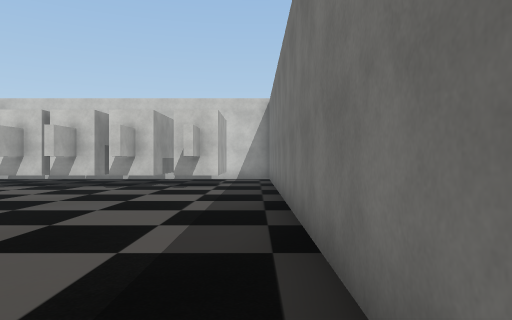
view 1 (above)

16 first-person views from a walk through a 3-D level made in the Unity game engine. The camera is 1.5 m above the floor, looks level and sees 70° across. The floor is counted in squares, 2 m on a side. Each view is taken from the middle of a square. On the plan, view 1 faces up. The plan holds only what a view shows up to about 11 squares ahead; the rest is blank. The place goes on beyond the plan. Some surface patterns are stand-ins.

view 2
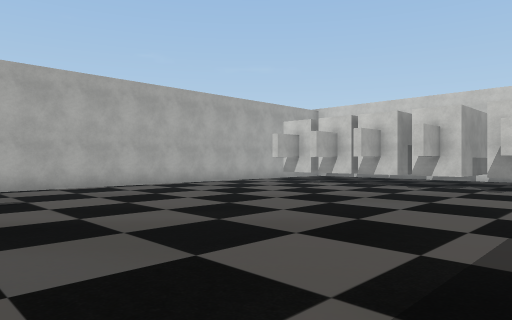

view 3
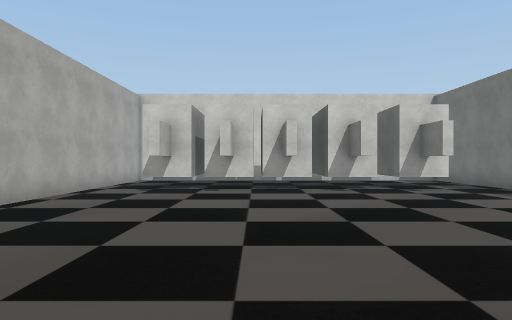

view 4
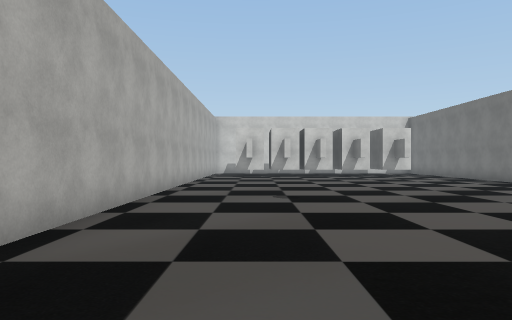

view 5
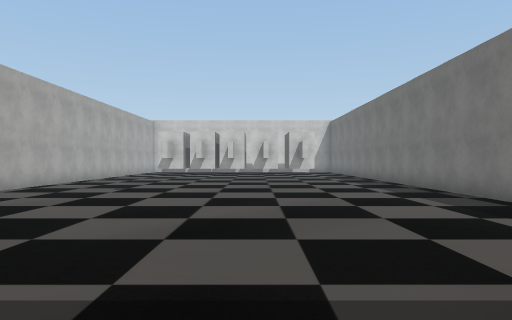

view 6
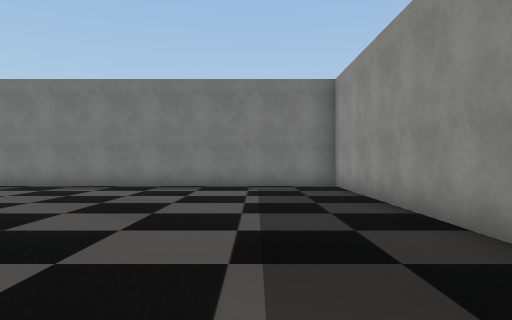

view 7
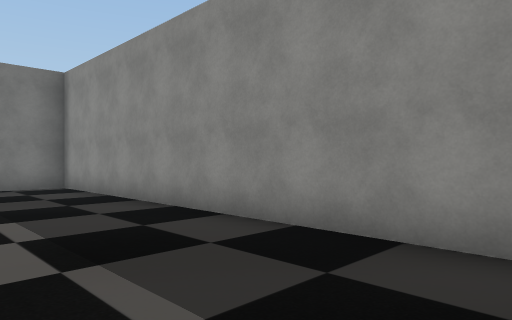

view 8
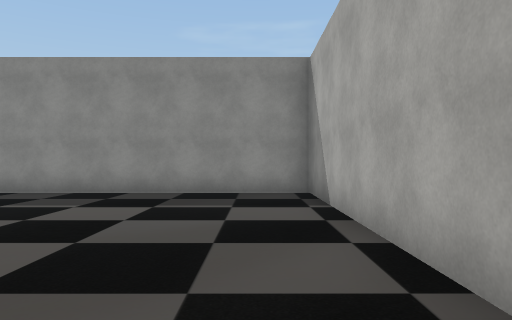

view 9
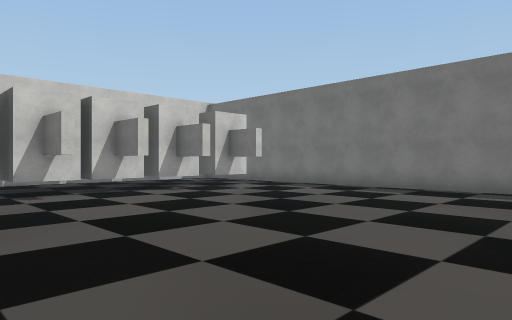

view 10
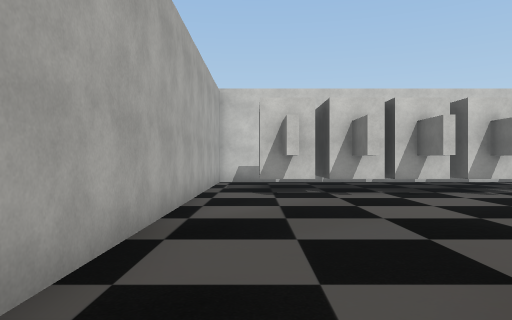

view 11
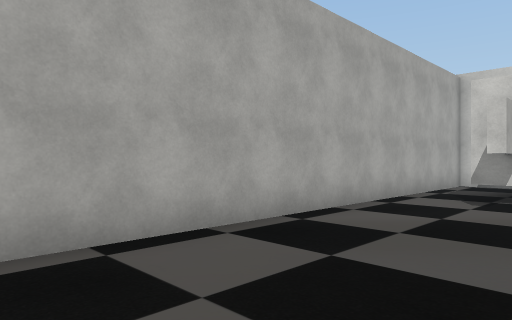

view 12
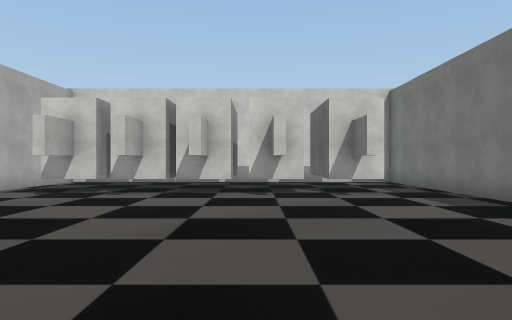

view 13
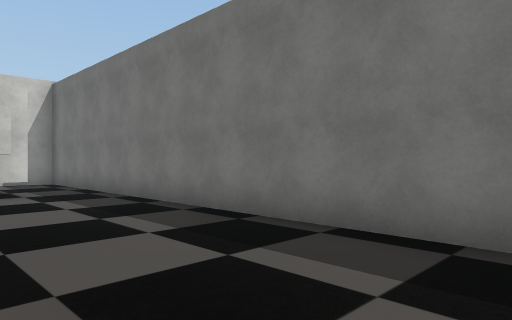

view 14
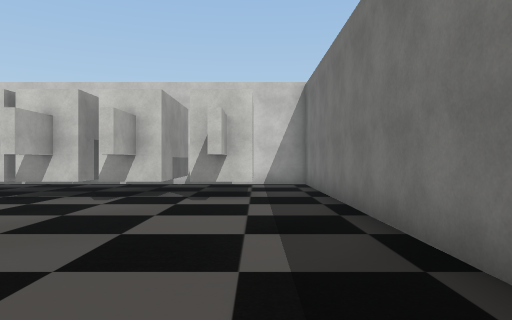

view 15
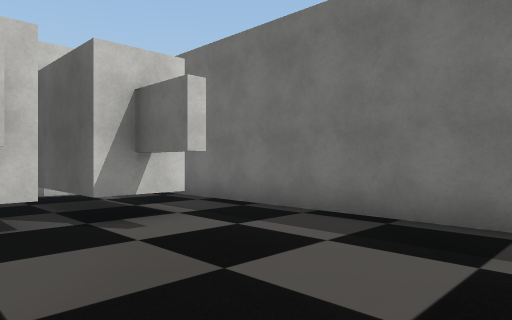

view 16
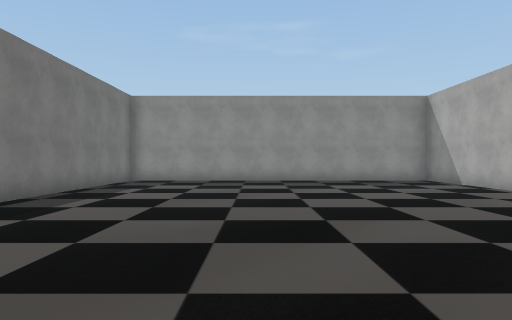

### Floor plan
Points are (right, up) in squares from view 1. A wall is a line through its corners. A room is listed if a view was taken in it or the views show most of it. See-through windows are left out.
Room 1 (views 1, 2, 3, 4, 5, 6, 7, 8, 9, 10, 11, 12, 13, 14, 15, 16)
walls: (-1.8, 9.1) (-1.8, 10.1); (-5.1, 10.4) (-5.1, 9.2); (-1.1, 10.3) (-2.3, 10.3) (-2.3, 12.9); (-6.1, 11.4) (-6.1, 10.3) (-7.3, 10.3) (-7.3, 11.9); (-4.6, 11.6) (-4.6, 10.3) (-5.8, 10.3) (-5.8, 11.1); (-10.2, 10.5) (-10.2, -8.3) (0.5, -8.3) (0.5, 10.5); (-7.6, 11.6) (-7.6, 10.3) (-9, 10.3); (-2.9, 13.1) (-2.9, 10.3) (-4.2, 10.3) (-4.2, 11.5)
ways out: opening at (-10, 11); opening at (0, 11)

Where each view was taken, in squares from view 1:
view 1: 0 up, 0 right, facing up
view 2: 0 up, 0 right, facing up-left
view 3: 1 up, 6 left, facing up
view 4: 6 down, 8 left, facing up
view 5: 8 down, 4 left, facing up
view 6: 6 down, 10 left, facing right
view 7: 5 down, 10 left, facing down-right
view 8: 0 up, 9 left, facing down
view 9: 2 up, 9 left, facing up-right
view 10: 2 up, 9 left, facing up
view 11: 3 up, 7 left, facing up-left
view 12: 2 up, 4 left, facing up
view 13: 2 up, 3 left, facing up-right
view 14: 3 up, 1 left, facing up
view 15: 6 up, 4 left, facing up-right
view 16: 5 up, 4 left, facing down
